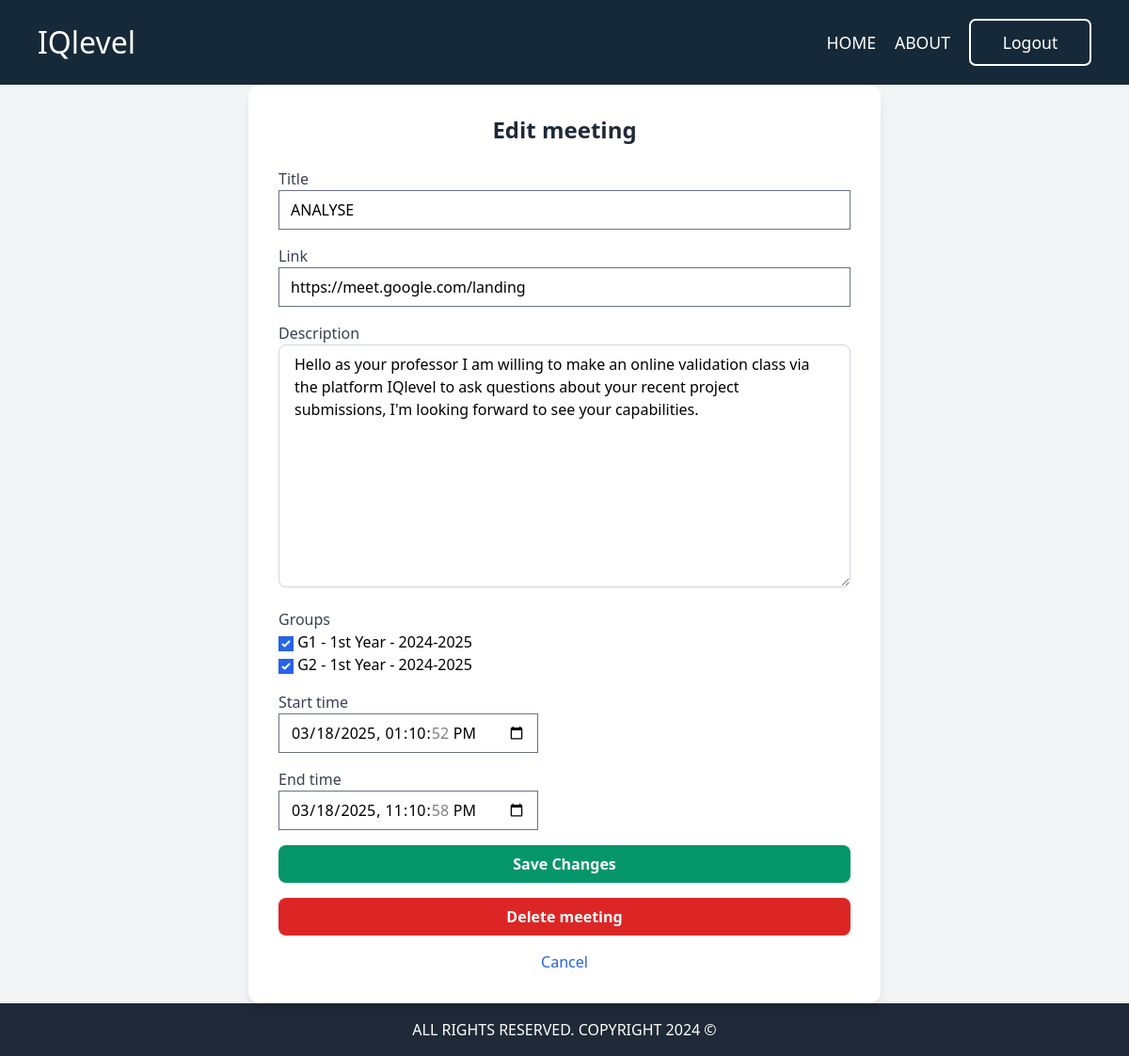
/professor/edit-meeting/2/ (signed in), run on an earlier commit of the app's database.
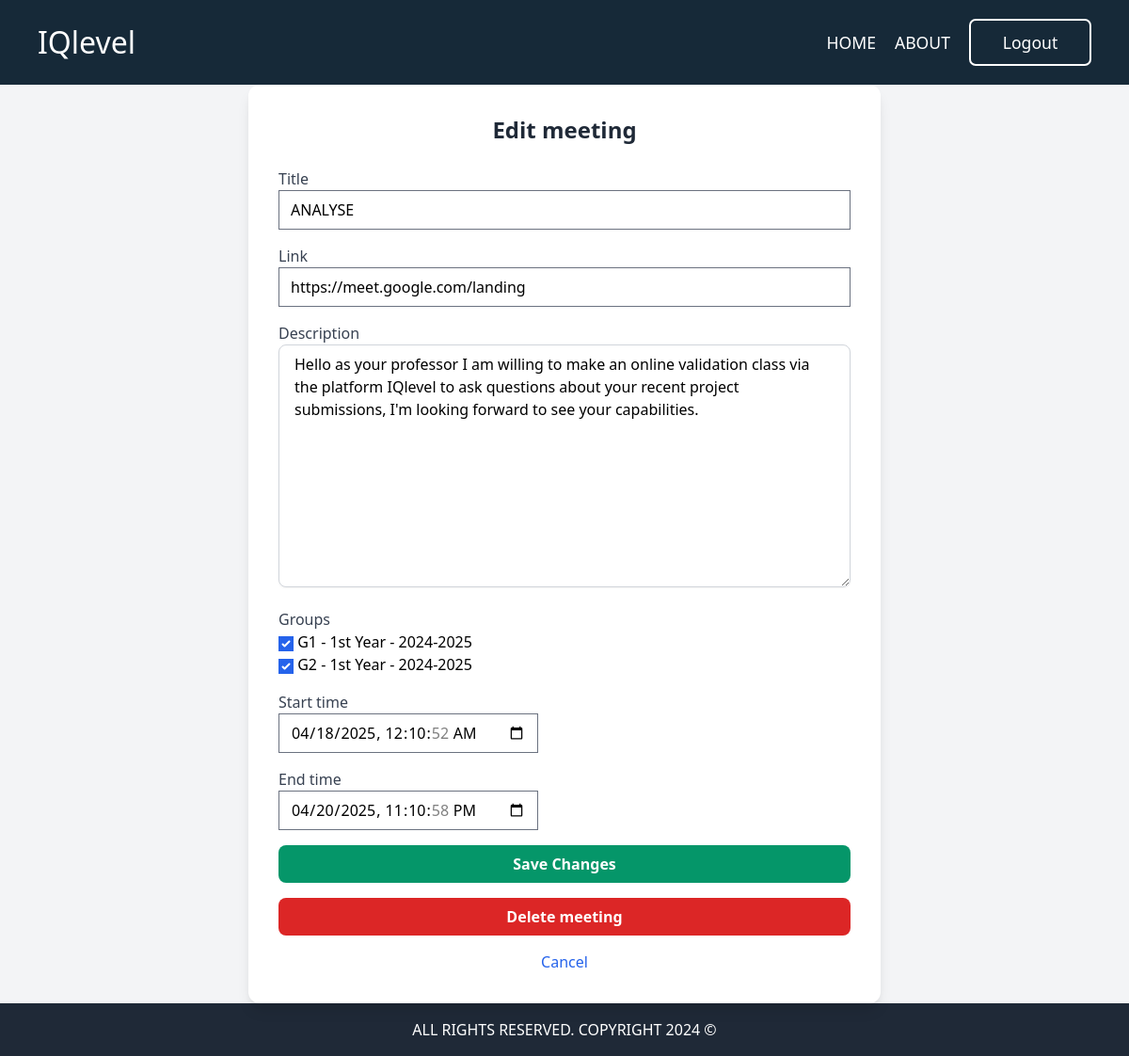
And on a later commit of the database.
### meetings/models.py (models this page shows, shortened)
class meeting(models.Model):
    title = models.CharField(max_length=200)
    description = models.TextField()
    link = models.URLField(help_text="recommand using Google meet")
    created_by = models.ForeignKey(Professor, on_delete=models.CASCADE)
    groups = models.ManyToManyField(Group)
    start_time = models.DateTimeField()
    end_time = models.DateTimeField()

### documents/views.py (the view)
# urls.py: path('professor/edit-meeting/<int:meeting_id>/', views.edit_meeting, name='edit_meeting'),
@login_required
def edit_meeting(request, meeting_id):
    meet = get_object_or_404(meeting, id=meeting_id)
    if not request.user.is_professor:
        messages.error(request, "You are not authorized to edit this quiz.")
        print("hh")
        return redirect('index')  # Redirect unauthorized users
    if request.method == "POST":
        form = meetingForm(request.POST, instance=meet, professor=request.user.professor)
        if form.is_valid():
            form.save()
            return redirect('index')
    else:
        form = meetingForm(instance=meet, professor=request.user.professor)
    return render(request, 'pages/edit_meeting.html', {'form': form, 'meet': meet})

### documents/models.py (called while the page is built)
    @property
    def is_professor(self):
        return self.role == 'professor'

### groupe/models.py (called while the page is built)
    def __str__(self):
        return f"{self.name} - {self.academic_level} - {self.academic_session.year}"

### theme/templates/pages/edit_meeting.html (shortened to what this page needs)
{% extends "base.html" %}
{% load static %}
{% block content %}
<section class="bg-gray-100 flex items-center justify-center min-h-screen">
    <div class="w-full max-w-2xl bg-white shadow-lg rounded-xl p-8">
        <h2 class="text-2xl font-bold text-gray-800 mb-6 text-center">Edit meeting</h2>
        <form method="POST" enctype="multipart/form-data" class="space-y-4">
            {% for field in form %}
                <div>
                    <label class="block text-gray-700 font-medium">{{ field.label }}</label>
                    {{ field }}
                </div>
            {% endfor %}
            <button type="submit" class="w-full bg-green-600 hover:bg-green-700 text-white font-bold py-2 px-4 rounded-lg transition">Save Changes</button>
        </form>
        <form method="POST" action="{% url 'delete_meeting' meet.id %}" class="mt-4" onsubmit="confirmDeletion(event)">
            <button type="submit" class="w-full bg-red-600 hover:bg-red-700 text-white font-bold py-2 px-4 rounded-lg transition">Delete meeting</button>
        </form>
        <div class="mt-4 text-center">
            <a href="{% url 'index' %}" class="text-blue-600 hover:underline">Cancel</a>
        </div>
    </div>
</section>
{% endblock content %}

What changed in the data, as far as the page shows it:
changed meeting "ANALYSE": start_time "03/18/2025 13:10:52" → "04/18/2025 00:10:52"; end_time "03/18/2025 23:10:58" → "04/20/2025 23:10:58"
